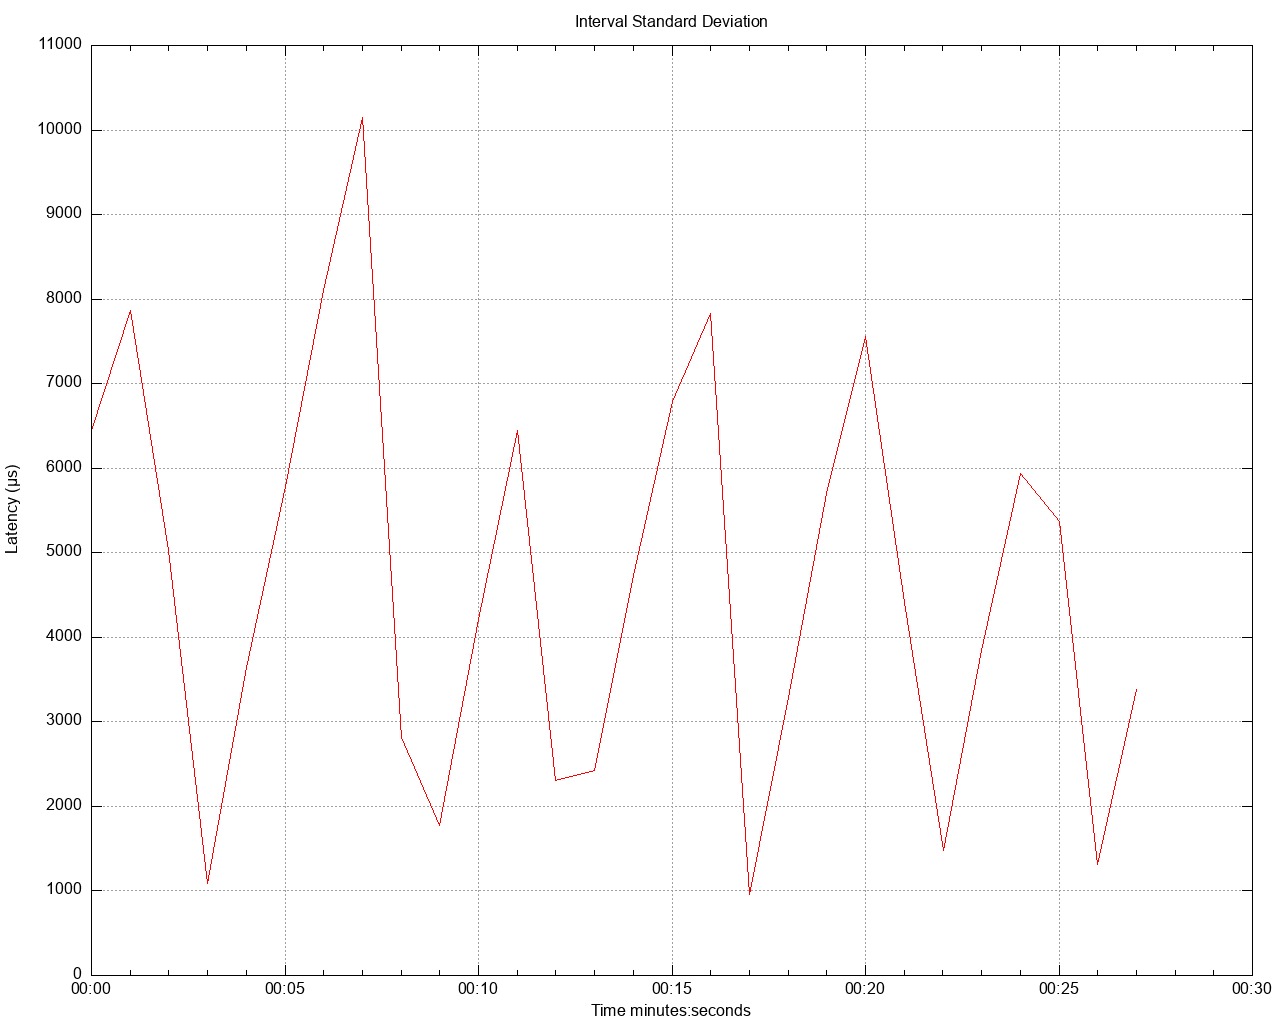

This figure's gnuplot source:
set title 'Interval Standard Deviation' noenhanced
set style data lines
set datafile separator ","
set terminal png size 1280,1024
set grid
set key below
set xdata time
set timefmt "%s"
offset = 0
t0(x)=(offset=($0==0) ? x : offset, x - offset)
set xlabel 'Time minutes:seconds'
set ylabel 'Latency (μs)'
set output '/Users/gbarnett/git/hazelcast-simulator/atomiclong-3node-member/atomicreference/latency/latency_interval_std_deviation_twoKbWrite.png'
plot \
   '/Users/gbarnett/git/hazelcast-simulator/atomiclong-3node-member/atomicreference/data/latency_interval_std_deviation_twoKbWrite_1.data' using (t0(timecolumn(1))):2 title "" lt rgb "red", \
